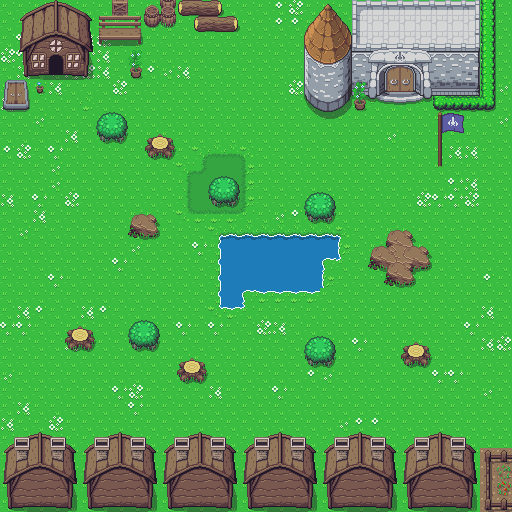

This is a level from a 2D game, rendered from its Tiled map with the project's own tilesets. A one-line summary and the map file follow, with tile-layer data summarised:
An orthogonal 32x32 tile map with 16x16 px tiles, 6 tile layers (ground, plants, interactable, behind_solid, ...).

<map version="1.4" tiledversion="1.4.3" orientation="orthogonal" renderorder="left-up" width="32" height="32" tilewidth="16" tileheight="16" infinite="0" nextlayerid="9" nextobjectid="1">
 <editorsettings>
  <export target="map.json" format="json" />
 </editorsettings>
 <tileset firstgid="1" source="Overworld.tsx" />
 <layer id="1" name="ground" width="32" height="32">
  <data>[1024 cells, 1024 non-empty, 15 distinct tile ids]</data>
 </layer>
 <layer id="2" name="plants" width="32" height="32">
  <data>[1024 cells, 155 non-empty, 18 distinct tile ids]</data>
 </layer>
 <layer id="5" name="interactable" width="32" height="32">
  <data>[1024 cells, 6 non-empty, 6 distinct tile ids]</data>
 </layer>
 <layer id="6" name="behind_solid" width="32" height="32">
  <data>[1024 cells, 45 non-empty, 16 distinct tile ids]</data>
 </layer>
 <layer id="3" name="solid" width="32" height="32">
  <data>[1024 cells, 156 non-empty, 109 distinct tile ids]</data>
 </layer>
 <layer id="7" name="over_player" width="32" height="32">
  <data>[1024 cells, 154 non-empty, 29 distinct tile ids]</data>
 </layer>
</map>
